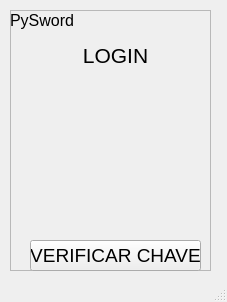
<?xml version="1.0" encoding="UTF-8"?>
<ui version="4.0">
 <class>MainWindow</class>
 <widget class="QMainWindow" name="MainWindow">
  <property name="geometry">
   <rect>
    <x>0</x>
    <y>0</y>
    <width>227</width>
    <height>302</height>
   </rect>
  </property>
  <property name="windowTitle">
   <string>MainWindow</string>
  </property>
  <widget class="QWidget" name="centralwidget">
   <widget class="QFrame" name="frame_2">
    <property name="enabled">
     <bool>true</bool>
    </property>
    <property name="geometry">
     <rect>
      <x>10</x>
      <y>10</y>
      <width>201</width>
      <height>261</height>
     </rect>
    </property>
    <property name="autoFillBackground">
     <bool>false</bool>
    </property>
    <property name="frameShape">
     <enum>QFrame::StyledPanel</enum>
    </property>
    <property name="frameShadow">
     <enum>QFrame::Raised</enum>
    </property>
    <widget class="QLabel" name="label_3">
     <property name="geometry">
      <rect>
       <x>0</x>
       <y>0</y>
       <width>71</width>
       <height>21</height>
      </rect>
     </property>
     <property name="text">
      <string>&lt;html&gt;&lt;head/&gt;&lt;body&gt;&lt;p&gt;&lt;span style=&quot; font-size:12pt;&quot;&gt;PySword&lt;/span&gt;&lt;/p&gt;&lt;/body&gt;&lt;/html&gt;</string>
     </property>
    </widget>
    <widget class="QPushButton" name="pushButton_4">
     <property name="geometry">
      <rect>
       <x>20</x>
       <y>230</y>
       <width>171</width>
       <height>31</height>
      </rect>
     </property>
     <property name="font">
      <font>
       <pointsize>14</pointsize>
      </font>
     </property>
     <property name="text">
      <string>VERIFICAR CHAVE</string>
     </property>
    </widget>
    <widget class="QLabel" name="label_4">
     <property name="geometry">
      <rect>
       <x>40</x>
       <y>30</y>
       <width>131</width>
       <height>31</height>
      </rect>
     </property>
     <property name="font">
      <font>
       <pointsize>16</pointsize>
      </font>
     </property>
     <property name="text">
      <string>&lt;html&gt;&lt;head/&gt;&lt;body&gt;&lt;p align=&quot;center&quot;&gt;LOGIN&lt;/p&gt;&lt;/body&gt;&lt;/html&gt;</string>
     </property>
     <property name="alignment">
      <set>Qt::AlignCenter</set>
     </property>
    </widget>
    <widget class="QLabel" name="label">
     <property name="geometry">
      <rect>
       <x>30</x>
       <y>60</y>
       <width>151</width>
       <height>161</height>
      </rect>
     </property>
     <property name="text">
      <string>&lt;html&gt;&lt;head/&gt;&lt;body&gt;&lt;p&gt;&lt;img src=&quot;:/newPrefix/pendrive.png&quot;/&gt;&lt;/p&gt;&lt;/body&gt;&lt;/html&gt;</string>
     </property>
    </widget>
    <zorder>label</zorder>
    <zorder>label_3</zorder>
    <zorder>pushButton_4</zorder>
    <zorder>label_4</zorder>
   </widget>
  </widget>
  <widget class="QStatusBar" name="statusbar"/>
 </widget>
 <resources>
  <include location="../qt/test.qrc"/>
 </resources>
 <connections/>
</ui>
